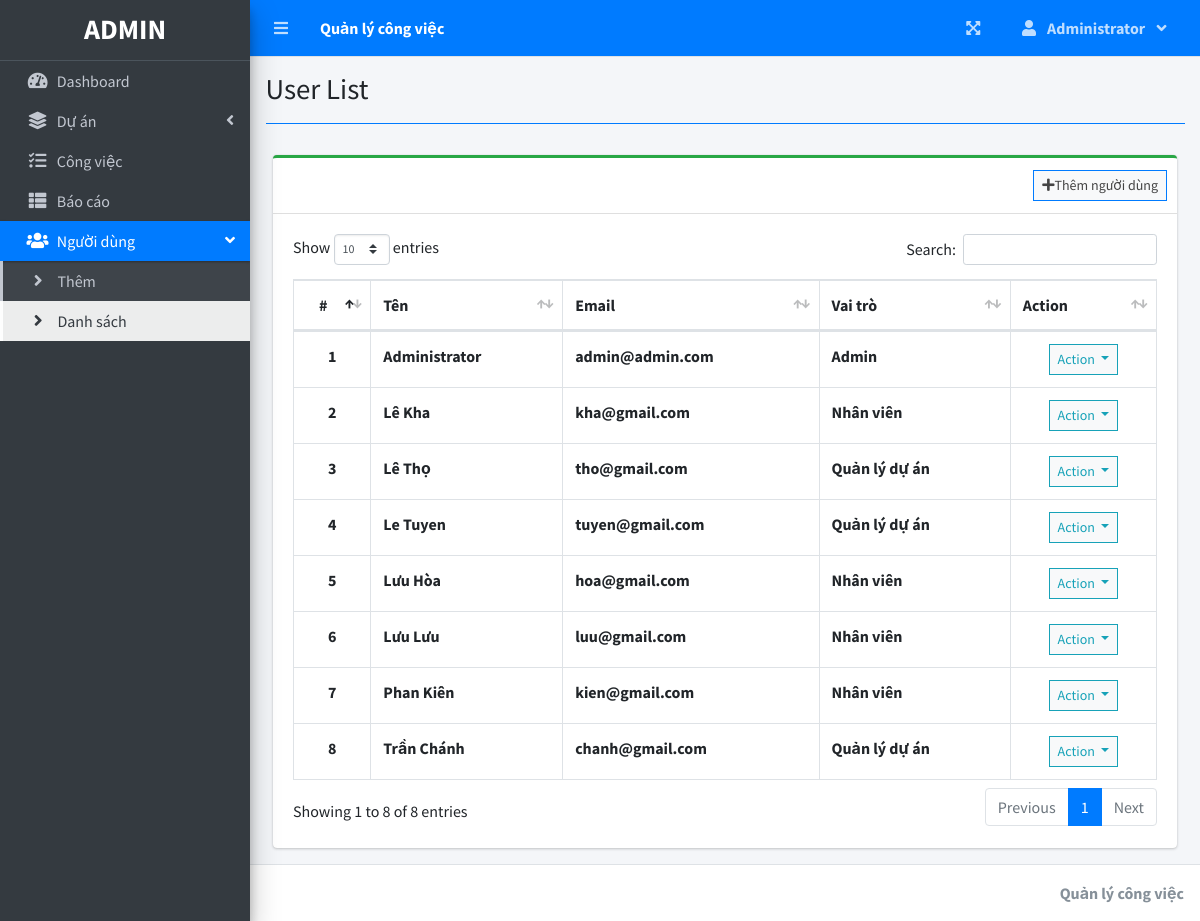
The page /index.php?page=user_list (signed in) on the database its author committed.
### tables this page shows
CREATE TABLE `users` (
  `id` int(30) NOT NULL,
  `firstname` varchar(200) NOT NULL,
  `lastname` varchar(200) NOT NULL,
  `email` varchar(200) NOT NULL,
  `password` text NOT NULL,
  `type` tinyint(1) NOT NULL DEFAULT 2 COMMENT '1 = admin, 2 = staff',
  `avatar` varchar(255) NOT NULL DEFAULT 'no-image-available.png',
  `date_created` datetime NOT NULL DEFAULT current_timestamp()
);

### user_list.php (the view, shortened to what this page needs)
<?php include'db_connect.php' ?>
<div class="col-lg-12">
	<div class="card card-outline card-success">
		<div class="card-header">
			<div class="card-tools">
				<a class="btn btn-block btn-sm btn-default btn-flat border-primary" href="./index.php?page=new_user"><i class="fa fa-plus"></i>Thêm người dùng</a>
			</div>
		</div>
		<div class="card-body">
			<table class="table tabe-hover table-bordered" id="list">
				<thead>
					<tr>
						<th class="text-center">#</th>
						<th>Tên</th>
						<th>Email</th>
						<th>Vai trò</th>
						<th>Action</th>
					</tr>
				</thead>
				<tbody>
					<?php
					$i = 1;
					$type = array('',"Admin","Quản lý dự án","Nhân viên");
					$qry = $conn->query("SELECT *,concat(lastname,' ',firstname) as name FROM users order by concat(lastname,' ',firstname) asc");
					while($row= $qry->fetch_assoc()):
					?>
					<tr>
						<th class="text-center"><?php echo $i++ ?></th>
						<td><b><?php echo ucwords($row['name']) ?></b></td>
						<td><b><?php echo $row['email'] ?></b></td>
						<td><b><?php echo $type[$row['type']] ?></b></td>
						<td class="text-center">
							<button type="button" class="btn btn-default btn-sm btn-flat border-info wave-effect text-info dropdown-toggle" data-toggle="dropdown" aria-expanded="true">
		                      Action
		                    </button>
						</td>
					</tr>
				<?php endwhile; ?>
				</tbody>
			</table>
		</div>
	</div>
</div>

### rows shown on the page
users: name "Administrator", email "admin@admin.com", type "Admin"
users: name "Lê Kha", email "kha@gmail.com", type "Nhân viên"
users: name "Lê Thọ", email "tho@gmail.com", type "Quản lý dự án"
users: name "Le Tuyen", email "tuyen@gmail.com", type "Quản lý dự án"
users: name "Lưu Hòa", email "hoa@gmail.com", type "Nhân viên"
users: name "Lưu Lưu", email "luu@gmail.com", type "Nhân viên"
users: name "Phan Kiên", email "kien@gmail.com", type "Nhân viên"
users: name "Trần Chánh", email "chanh@gmail.com", type "Quản lý dự án"

### other values the page prints
$_SESSION['login_firstname'] "Administrator"
$title "User List"
